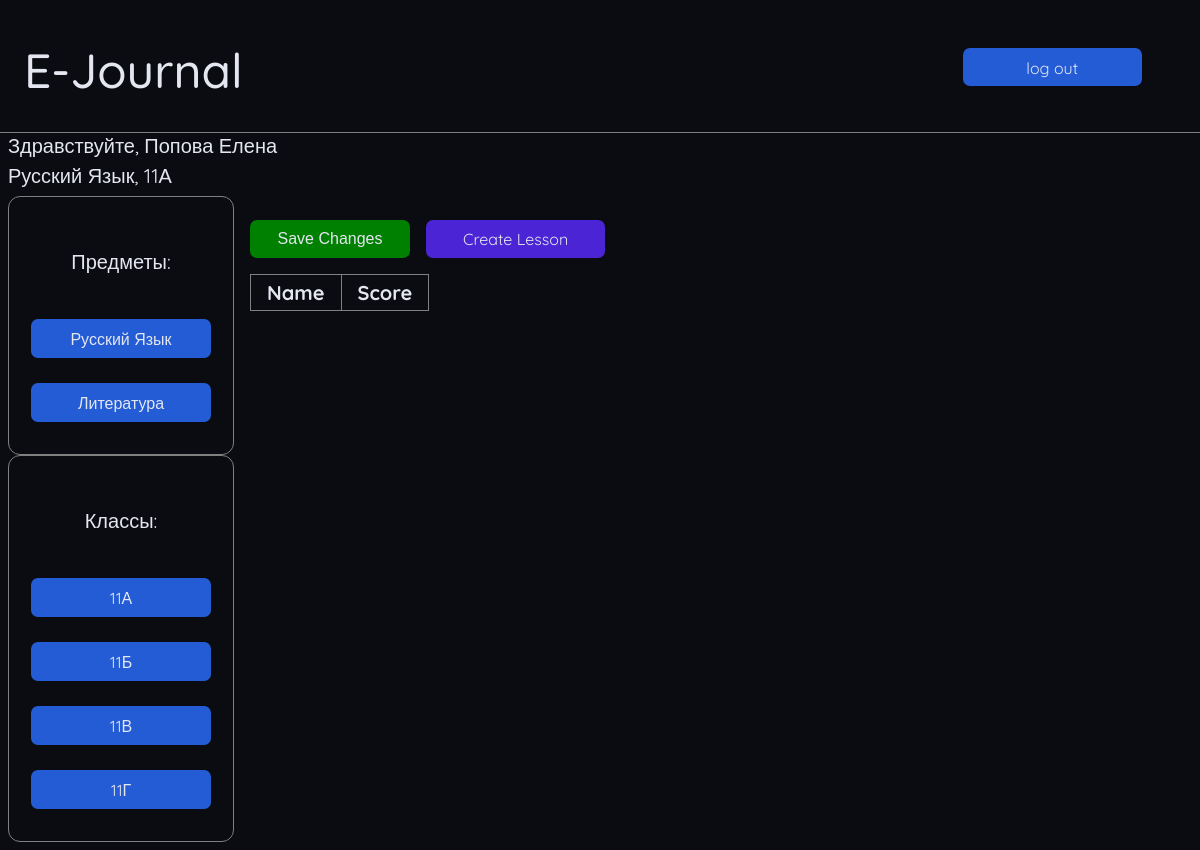
Page /teacher/1/25 (signed in) on the committed database.
### journal/models.py (models this page shows, shortened)
class Subjects(db.Model):
    id: Mapped[int] = mapped_column(Integer, primary_key=True)
    name: Mapped[str] = mapped_column(String(20), nullable=False)

class Groops(db.Model):
    id: Mapped[int] = mapped_column(Integer, primary_key=True)
    name: Mapped[str] = mapped_column(String(3), nullable=False)
    student = relationship('Students', back_populates='groop', cascade='save-update, merge, delete')
    teacher = relationship('GroopsTeachers', back_populates='groop', cascade='save-update, merge, delete')

### journal/routes.py (the view, shortened to what this page needs)
@app.route('/teacher/<int:subject_id>/<int:groop_id>', methods=['GET', 'POST'])
@login_required
def profilet(subject_id, groop_id):
    user = Users.query.filter_by(id=current_user.id).first()
    if user.type == 'teacher':
        gt = [i.groop_id for i in GroopsTeachers.query.filter_by(teacher_id=current_user.id).all()]
        st = [i.subject_id for i in SubjectsTeachers.query.filter_by(teacher_id=current_user.id).all()]
        if groop_id in gt and subject_id in st:
            subjects = list()
            subj = SubjectsTeachers.query.filter_by(
                teacher_id=current_user.id).all()  # Ищем какие предметы ведёт учитель
            for j in subj:
                sub = Subjects.query.filter_by(
                    id=j.subject_id).all()  # Ищем названия предметов в соответствующей таблице
                for m in sub:
                    subjects.append((m.id, m.name))
            groops = list()
            grps = GroopsTeachers.query.filter_by(teacher_id=current_user.id).all()
            for j in grps:
                grp = Groops.query.filter_by(id=j.groop_id).all()
                for m in grp:
                    groops.append((m.id, m.name))
            ds = Dates.query.filter_by(groop_id=groop_id, subject_id=subject_id).order_by(Dates.date).all()
            dts = list()
            for i in ds:
                d = i.date.split('-')
                dts.append((i.id, f'{d[2]}.{d[1]}'))
            stds = Students.query.filter_by(groop_id=groop_id).all()
            marks = dict()
            students = list()
            for i in stds:
                student = Users.query.filter_by(id=i.id).first()
                students.append((i.id, f'{student.last_name} {student.name}'))
            students.sort(key=lambda w: w[1])
            subject = Subjects.query.filter_by(id=subject_id).first()
            us = Users.query.filter_by(id=current_user.id).first()
            user = f'{us.last_name} {us.name}'
            g = Groops.query.filter_by(id=groop_id).first()
            return render_template('profilet.html', dates=dts, students=students, marks=marks,
                                   subject_id=str(subject_id), groop_id=groop_id, subjects=subjects, groops=groops,
                                   task=subject.name, name=user, groop=g.name)
        return abort(403)
    return abort(403)

### journal/routes.py (called while the page is built)
@login_manager.user_loader
def load_user(user_id):
    print('load user')
    return Users().query.get(user_id)

@app.after_request
def redirect_to_signin(response):
    if response.status_code == 401:
        return redirect(url_for('login') + '?next=' + request.url)
    return response

### journal/templates/profilet.html (shortened to what this page needs)
<!DOCTYPE html>
<html lang="en">
<head>
    <link rel="stylesheet" href="{{ url_for('static', filename='css/profilet.css') }}">
</head>
<body>
    <div class="head">
        <div class="main-title">
            <p>E-Journal</p>
        </div>
        <a class="log_out" href="/logout">log out</a>
    </div>
    <div class="hello">
        <div class="hello">
            <p>Здравствуйте, {{name}}</p>
            <p>{{task}}, {{groop}}</p>
        </div>
    </div>
    <div class="main-inf">
        <div class="left-side">
            <div class="left-side1">
                <p>Предметы:</p>
                {% for i in subjects %}
                    <a href="/teacher/{{i[0]}}">{{i[1]}}</a>
                {% endfor %}
            </div>
            <div class="left-side1">
                <p>Классы:</p>
                {% for i in groops %}
                    <a href="/teacher/{{subject_id}}/{{i[0]}}">{{i[1]}}</a>
                {% endfor %}
            </div>
        </div>
        <div class="box-content">
            <form method="post" class="box-content-form">
                <div class="buttons">
                    <button type="submit">Save Changes</button>
                    <a href="/teacher/{{subject_id}}/{{groop_id}}/create">Create Lesson</a>
                </div>
                <table border>
                    <thead>
                        <th>Name</th>
                        <th>Score</th>
                    </thead>
                </table>
            </form>
        </div>
    </div>
</body>
</html>

### journal/static/css/profilet.css (style rules this page uses)
body { background-color: #0b0c12; justify-content: center; font-family: 'QuickSand', sans-serif; text-decoration: none; color: #e4e6f0; font-size: 20px; align-items: center; display: flex; flex-direction: column; }
.main-title p { font-size: 48px; font-weight: 500; margin: 1rem; width: 100%; height: auto; }
.log_out { margin-top: 1.5rem; background-color: rgb(36, 92, 214); padding: 0.6rem; width: 10rem; height: 1.2rem; border: solid 0px rgb(36, 92, 214); border-radius: 7px; color: #e4e6f0; font-size: 16px; text-align: center; text-decoration: none; min-width: 10rem; }
.head { display: flex; flex-direction: row; gap:calc(100% - 30rem); padding:1rem; width: 100%; height: auto; padding-bottom: 1rem; border-bottom: solid gray 1px; min-width: 40rem; }
.hello { width: 100%; display: flex; flex-direction: column; gap: 0.3rem }
.hello p { float: left; margin: 0; }
.main-inf { width:100%; display: flex; flex-direction: row; margin-top: 0.5rem; gap:1rem }
.left-side1 { display: flex; flex-direction: column; border: solid gray 1.5px; border-radius: 12px; padding: 2rem; width: 10rem; height: auto; gap: 0.1rem; margin: 0rem; align-items: center; padding-bottom: 2rem; }
.left-side1 a { margin-top: 1.5rem; background-color: rgb(36, 92, 214); padding: 0.6rem; width: 8rem; height: 1.2rem; border: solid 0px rgb(36, 92, 214); border-radius: 7px; color: #e4e6f0; font-size: 16px; text-align: center; text-decoration: none; min-width: 10rem; }
.buttons { display: flex; flex-direction: row; gap:1rem }
.buttons a { margin-top: 1.5rem; background-color: rgb(75, 36, 214); padding: 0.6rem; width: 10rem; height: 1.2rem; border: solid 0px rgb(75, 36, 214); border-radius: 7px; color: #e4e6f0; font-size: 16px; text-align: center; text-decoration: none; min-width: 10rem; }
.buttons button { margin-top: 1.5rem; background-color: #008000; padding: 0.6rem; width: 10rem; height: auto; border: solid 0px #008000; border-radius: 7px; color: #e4e6f0; font-size: 16px; text-align: center; text-decoration: none; min-width: 10rem; }
table { table-layout: fixed; border-collapse: collapse; border: solid gray 1.5px; align-items: center; margin-top: 1rem; }
th, td { padding: 1rem; padding-top: 5px; padding-bottom: 5px; text-align: left; align-items: center; border-color: gray; width: 1rem; }
th { text-align: center; }

### rows in the picture
Subjects: name "Русский Язык"
Groops: name "11А"
Subjects: name "Литература"
Groops: name "11Б"
Groops: name "11В"
Groops: name "11Г"

### other values in the picture
{{ name }} "Попова Елена"
